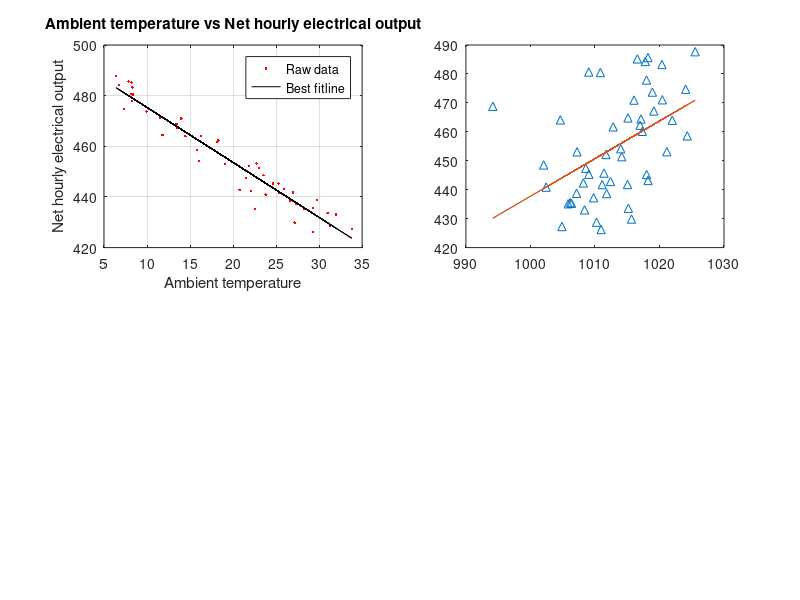

The MATLAB source for this figure:
%%%%%%%%%%%%%%%%%%%%%%%%%%%%%%%%%%%%%%%%%%%%%%%%%%%%%%%%%%%%%%%%%%%%%
% ENGR 132 
% Program Description 
%  	...
%
% Assigment Information
%   Assignment:     PS 03, Problem 3
%   Author:         Dongwei Bai, dbai@purdue.edu
%   Team ID:        003-10
%  	Contributor:    Dongwei Bai, dbai@purdue [repeat for each]
%%%%%%%%%%%%%%%%%%%%%%%%%%%%%%%%%%%%%%%%%%%%%%%%%%%%%%%%%%%%%%%%%%%%%


%% ____________________
%% INITIALIZATION
data = csvread('Data_CCPP_measurements.csv',1,0);
Ambient_temperature = data(:,1);
Ambient_Atmospheric_Pressure = data(:,2);
Relative_Humidty = data(:,3);
Exhaust_Vacuum_Pressure = data(:,4);
Net_Hourly_Electrial_Output = data(:,5);


%% ____________________
%% CALCULATIONS
P1 = polyfit(Ambient_temperature,Net_Hourly_Electrial_Output,1); % Relationship between Ambient temperature and Net hourly electrical output
P2 = polyfit(Ambient_Atmospheric_Pressure,Net_Hourly_Electrial_Output,1); %  Relationship between Ambient Atmospheric and Net hourly electrical output
P3 = polyfit(Relative_Humidty,Net_Hourly_Electrial_Output,1); % Relationship between Relative Humidty and Net hourly electrical output
P4 = polyfit(Exhaust_Vacuum_Pressure,Net_Hourly_Electrial_Output,1); % Relationship between Exhaust Vacuum Pressure and Net hourly electrical outpu

Net_Hourly_Electrial_Output_Ambient_temperature_fit = polyval(P1,Ambient_temperature);
Net_Hourly_Electrial_Output_Ambient_Atmospheric_Pressure_fit = polyval(P2,Ambient_Atmospheric_Pressure);
Net_Hourly_Electrial_Output_Relative_Humidty_fit = polyval(P3,Relative_Humidty);
Net_Hourly_Electrial_Output_Exhaust_Vacuum_Pressure_fit = polyval(P4,Exhaust_Vacuum_Pressure);

fx_Ambient_temperature = P1(1).* Ambient_temperature + P1(2);
fx_Ambient_Atmospheric_Pressure = P2(1).* Ambient_Atmospheric_Pressure + P2(2);
fx_Relative_Humidty = P3(1).* Relative_Humidty + P3(2);
fx_Exhaust_Vacuum_Pressure = P4(1).* Exhaust_Vacuum_Pressure + P4(2);
e1 = Net_Hourly_Electrial_Output - fx_Ambient_temperature;
e2 = Net_Hourly_Electrial_Output - fx_Ambient_Atmospheric_Pressure;
e3 = Net_Hourly_Electrial_Output - fx_Relative_Humidty;
e4 = Net_Hourly_Electrial_Output - fx_Exhaust_Vacuum_Pressure;
Sqr_e1 = e1 .^2;
Sqr_e2 = e2 .^2;
Sqr_e3 = e3 .^2;
Sqr_e4 = e4 .^2;
SSE_Ambient_temperature = sum(Sqr_e1);
SSE_Ambient_Atmospheric_Pressure = sum(Sqr_e2);
SSE_Relative_Humidty = sum(Sqr_e3);
SSE_Exhaust_Vacuum_Pressure = sum(Sqr_e4);
Mean_Net_Hourly_Electrial_Output = mean(Net_Hourly_Electrial_Output);
Y_Net_Hourly_Electrial_Output = (Net_Hourly_Electrial_Output - Mean_Net_Hourly_Electrial_Output) .^2;
SST = sum(Y_Net_Hourly_Electrial_Output);
r_sqr_1 = 1 - SSE_Ambient_temperature/SST;
r_sqr_2 = 1 - SSE_Ambient_Atmospheric_Pressure/SST;
r_sqr_3 = 1 - SSE_Relative_Humidty/SST;
r_sqr_4 = 1 - SSE_Exhaust_Vacuum_Pressure/SST;
%% ____________________
%% TEXT DISPLAY
subplot(2,2,1)
plot(Ambient_temperature,Net_Hourly_Electrial_Output,'r.')
hold on
plot(Ambient_temperature,Net_Hourly_Electrial_Output_Ambient_temperature_fit,'k-')
xlabel('Ambient temperature')
ylabel('Net hourly electrical output')
legend('Raw data','Best fitline')
title('Ambient temperature vs Net hourly electrical output')
axis([5 35 420 500]);
grid on 
subplot(2,2,2)
plot(Ambient_Atmospheric_Pressure,Net_Hourly_Electrial_Output,'^')
hold on
plot(Ambient_Atmospheric_Pressure,Net_Hourly_Electrial_Output_Ambient_Atmospheric_Pressure_fit)
%xlabel('Ambient Atmospheric Pressure')
%ylabel('Net hourly electrical output')
%legend('Raw data','Best fitline')
%title('Ambient Atmospheric Pressure vs Net hourly electrical output')
%axis([994 1030 420 500])
%grid on

%% ____________________
%% ANALYSIS

% -- Q1
% 

% -- Q2
% 

%% ____________________
%% ACADEMIC INTEGRITY STATEMENT
% I/We have not used source code obtained from any other unauthorized
% source, either modified or unmodified.  Neither have I/we provided
% access to my/our code to another. The project I/we am/are submitting
% is my/our own original work.

